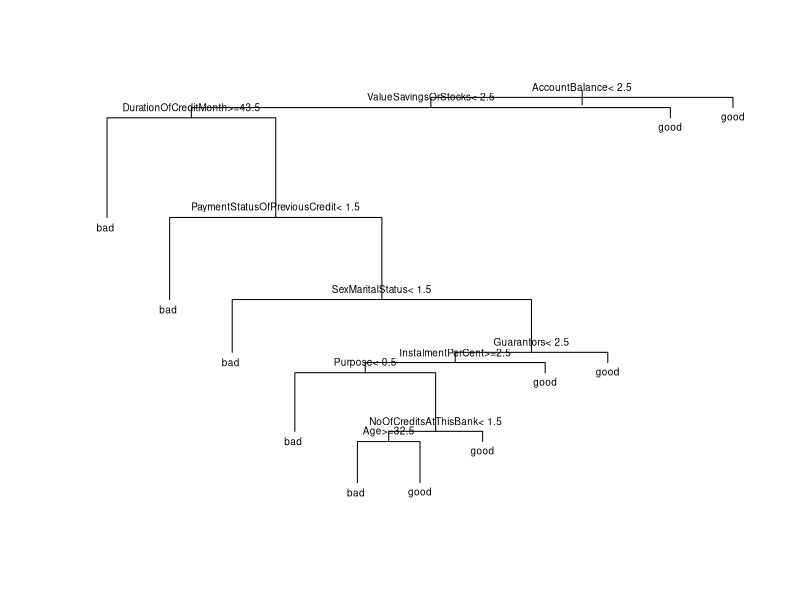

The R source for this figure:
## ---- chunk 1

setwd("C:/Users/mathe/Documents/GitHub/EstatSite_R")

require(readxl)

dados <- read_xlsx("german_credit_21-1.xlsx")

library("rpart");
library("ROCR");

## Discretiza as variaveis
Creditability_index1 = which(dados$Creditability == 1);
Creditability_index2 = which(dados$Creditability == 0);

dados$Creditability[Creditability_index1] = 'good' 
dados$Creditability[Creditability_index2] = 'bad'

## ifelse avalia antes de executar
dados$CreditAmount = ifelse(dados$CreditAmount <= 2500, 
                            "0-2500", 
                            ifelse(dados$CreditAmount < 5000, 
                                   "5000+", 
                                   "2500-5000")) ;

## Gera indices da base treino e teste
train_index = sample(1:nrow(dados), 
                     0.6*nrow(dados), 
                     replace = FALSE);

## Gera base treino e teste
train = data.frame(); 
train = dados[train_index,]; 
test = data.frame(); 
test = dados[-train_index,];

## Usa rpart para decision tree
train_tree = rpart(Creditability~., 
                   data = train);

## Plota a árvore de decisão
plot(train_tree);

## Insere a legenda dos galhos
text(train_tree, 
     pretty = 0, 
     cex = 0.6);

## Predict como funcao para trazer a probabilidade do cliente ser mau/bom
test_tree_predict = predict(train_tree, 
                            newdata = test);

## Predict com tipo 'classe' retorna se é bom ou mau
test_tree_predict = predict(train_tree, 
                            newdata = test, 
                            type = "class");

## confusion matrix
table(test_tree_predict, 
      test$Creditability)
